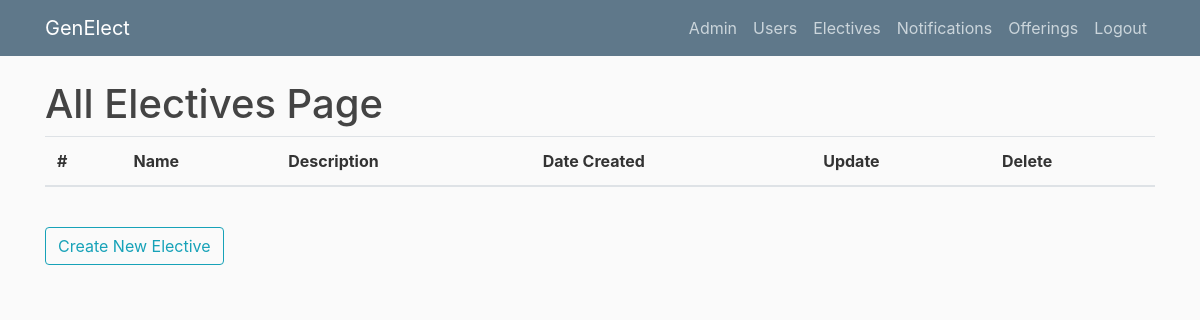
Page /allelectives (signed in) on the earlier database version.
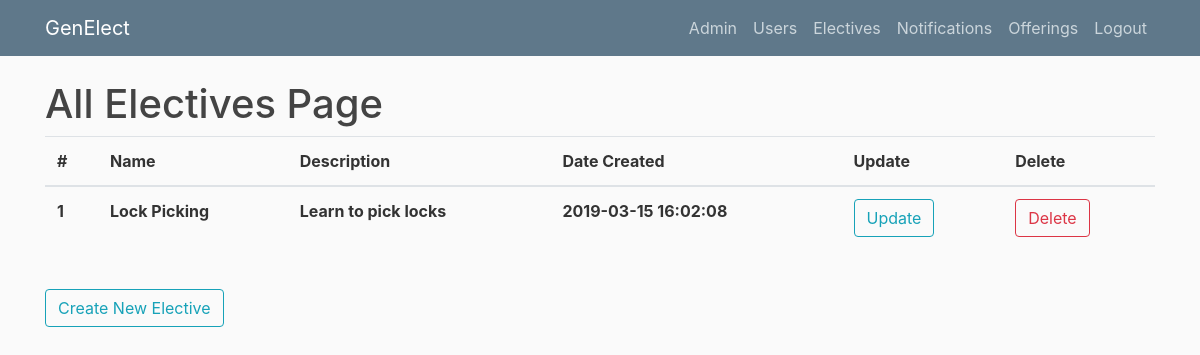
Same page on the later database version.
### genElect/models.py (models this page shows)
class Base(db.Model):
    __abstract__ = True
    id = db.Column(db.Integer, primary_key=True, autoincrement=True)
    date_created = db.Column(db.DateTime, default=db.func.current_timestamp())
    date_modified = db.Column(db.DateTime, default=db.func.current_timestamp(),
            onupdate=db.func.current_timestamp())

class Electives(Base):
    __tablename__ = 'electives'
    name = db.Column(db.String(100))
    description = db.Column(db.String(500))
    prerequisites = db.Column(db.String(500))
    offerings = db.relationship('Offerings', backref='elective', lazy=True)

### genElect/__init__.py (the view)
@app.route("/allelectives")
def allelectives():
    if current_user.is_authenticated and current_user.role == "admin":
        electives = Electives.query.all()
        return render_template('allelectives.html', electives=electives, title="Electives")
    else:
        return render_template('denied.html')

### genElect/__init__.py (called while the page is built)
@login_manager.user_loader
def load_user(user_id):
    return Users.query.get(int(user_id))

### genElect/templates/allelectives.html
{% extends "layout.html" %}
{% block content %}
    <h1>All Electives Page</h1>
	<table class="table">
	  <thead>
	    <tr>
	      <th scope="col">#</th>
	      <th scope="col">Name</th>
	      <th scope="col">Description</th>
	      <th scope="col">Date Created</th>
	      <th scope="col">Update</th>
	      <th scope="col">Delete</th>
	    </tr>
	  </thead>
	  <tbody>
	  	{% for elective in electives %}
	    <tr>
	      <th scope="row">{{elective.id}}</th>
	      <th scope="row">{{elective.name}}</th>
	      <th scope="row">{{elective.description}}</th>
	      <th scope="row">{{elective.date_created}}</th>
	      <th scope="row"><button type="button" onclick="window.location.href = '/editelective/{{elective.id}}'" class="btn btn-outline-info">Update</button></th>
	      <th scope="row"><button type="button" onclick="window.location.href = '/deleteelective/{{elective.id}}'" class="btn btn-outline-danger">Delete</button></th>
	    </tr>
	    {% endfor %}
	  </tbody>
	</table>
    <br><button type="button" onclick="window.location.href = '/createelective'" class="btn btn-outline-info">Create New Elective</button>
{% endblock content %}

### genElect/templates/layout.html (shortened to what this page needs)
<!DOCTYPE html>
<html>
<head>
    <link rel="stylesheet" href="https://maxcdn.bootstrapcdn.com/bootstrap/4.0.0/css/bootstrap.min.css">
    <link rel="stylesheet" type="text/css" href="{{ url_for('static', filename='main.css') }}">
</head>
<body>
    <header class="site-header">
      <nav class="navbar navbar-expand-md navbar-dark bg-steel fixed-top">
        <div class="container">
          <a class="navbar-brand mr-4" href="/">GenElect</a>
          <div class="collapse navbar-collapse" id="navbarToggle">
            <div class="navbar-nav">
              {% if current_user.is_authenticated %}
                {% if current_user.role == "admin" %}
                  <a class="nav-item nav-link" href="{{ url_for('admin') }}">Admin</a>
                  <a class="nav-item nav-link" href="{{ url_for('allusers') }}">Users</a>
                  <a class="nav-item nav-link" href="{{ url_for('allelectives') }}">Electives</a>
                  <a class="nav-item nav-link" href="{{ url_for('allnotifications') }}">Notifications</a>
                  <a class="nav-item nav-link" href="{{ url_for('allofferings') }}">Offerings</a>
                {% endif %}
                <a class="nav-item nav-link" href="{{ url_for('logout') }}">Logout</a>
              {% else %}
                <a class="nav-item nav-link" href="{{ url_for('login') }}">Login</a>
              {% endif %}
            </div>
          </div>
        </div>
      </nav>
    </header>
    <main role="main" class="container">
      <div class="row">
        <div class="col-md-12">
          {% block content %}{% endblock %}
        </div>
      </div>
    </main>
</body>
</html>

### genElect/static/main.css (style rules this page uses)
body { background: #fafafa; color: #333333; margin-top: 5rem; }
h1, h2, h3, h4, h5, h6 { color: #444444; }
.bg-steel { background-color: #5f788a; }
.site-header .navbar-nav .nav-link { color: #cbd5db; }

Differences in the rows shown:
added Electives: id "1", name "Lock Picking", description "Learn to pick locks", date_created "2019-03-15 16:02:08"
